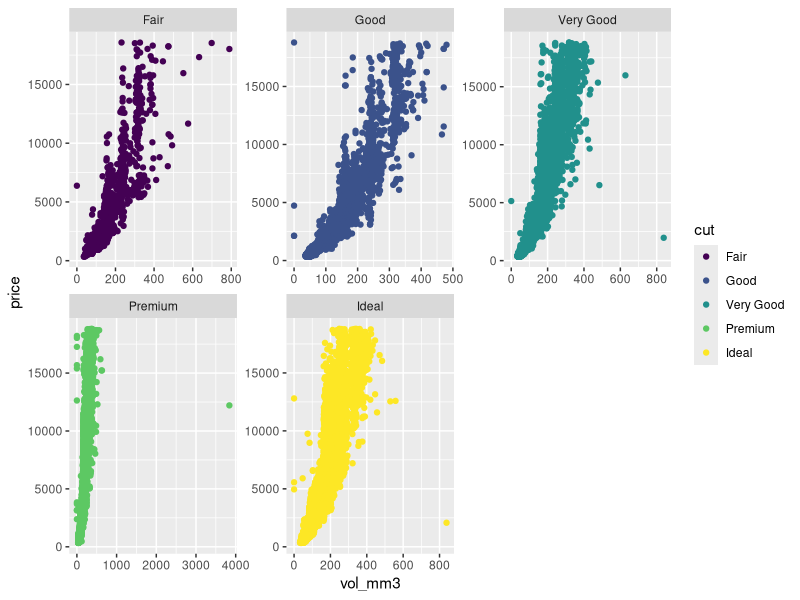

Generate this figure with R:
## ---- chunk 1
knitr::opts_chunk$set(echo = TRUE)
## ---- chunk 2
# libraries

library(tidyverse)
## ---- chunk 3
data(diamonds) #loads the data

head(diamonds) #let's look at the structure

## ---- chunk 4

d_vols <- diamonds %>%
  mutate(vol_mm3=x*y*z)

ggplot(d_vols, aes(vol_mm3, price, colour=cut))+
  geom_point()+
  facet_wrap(~cut, scales="free")
